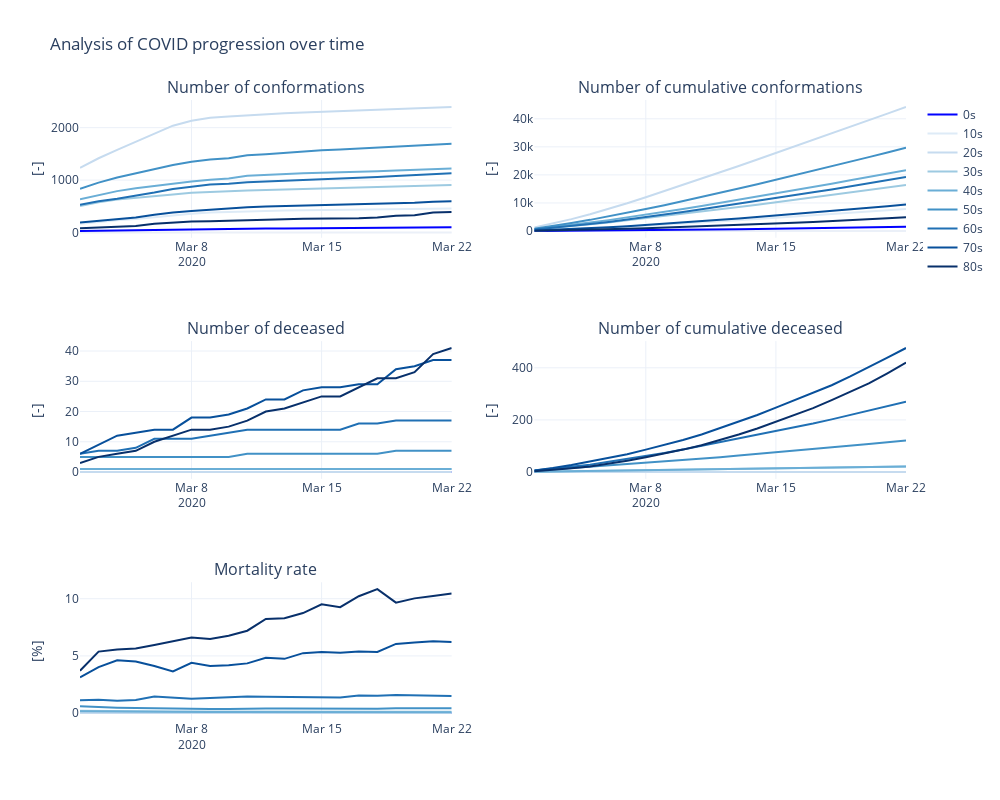

The code cell stored with this chart in its notebook:
### Markdown cell above
Lets try to get an understanding about the progession of virus. Therefore we take a look at the "TimeAge" data and try to find out who is affected in risk and possible in danger. Therefore we are going to look at the overall numbers and cumulative numbers of conformations and deceased and calculate the motaility rate. We are going to use [plotly](https://plotly.com/) for this, a fantastic, ease to use library that allows for interaktive plots.

### Code cell
df=df_dict['TimeAge']
fig = make_subplots(rows=3, cols=2, subplot_titles=("Number of conformations", "Number of cumulative conformations", "Number of deceased", "Number of cumulative deceased", "Mortality rate"))
colors=plt.cm.Blues(np.linspace(0, 1, len(df['age'].unique())))

for i, age in enumerate(df['age'].unique()):
    plt_df=df[df['age']==age]
    x=plt_df['date'].values
    y_conf=plt_df['confirmed'].values
    y_conf_cum=plt_df['confirmed'].cumsum().values
    
    y_des=plt_df['deceased'].values
    y_des_cum=plt_df['deceased'].cumsum().values

    #decease rate
    y_des_rate=y_des/y_conf*100

    color=f"rgba({colors[i][0]},{colors[i][1]},{colors[i][2]},{colors[i][3]})"
    
    
    fig.add_trace(go.Scatter(x=x, y=y_conf, name=age, line=dict(color=color)), row=1, col=1)
    fig.add_trace(go.Scatter(x=x, y=y_conf_cum, name=f"{age} cumulative", line=dict(color=color), showlegend=False), row=1, col=2)
    fig.add_trace(go.Scatter(x=x, y=y_des, name=age, line=dict(color=color), showlegend=False), row=2, col=1)
    fig.add_trace(go.Scatter(x=x, y=y_des_cum, name=f"{age} cumulative", line=dict(color=color), showlegend=False), row=2, col=2)
    fig.add_trace(go.Scatter(x=x, y=y_des_rate, name=f"{age} cumulative", line=dict(color=color), showlegend=False), row=3, col=1)

fig.update_yaxes(title_text="[-]", row=1, col=1)
fig.update_yaxes(title_text="[-]", row=1, col=2)
fig.update_yaxes(title_text="[-]", row=2, col=1)
fig.update_yaxes(title_text="[-]", row=2, col=2)
fig.update_yaxes(title_text="[%]", row=3, col=1)
fig.update_layout(height=800,
                  width=1000,
                  title_text="Analysis of COVID progression over time",
                  template="plotly_white")
fig.show()
